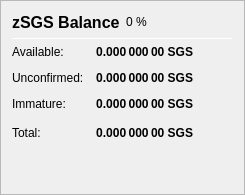
                   <widget class="QFrame" name="frame_ZerocoinBalances">
                    <property name="frameShape">
                     <enum>QFrame::StyledPanel</enum>
                    </property>
                    <property name="frameShadow">
                     <enum>QFrame::Raised</enum>
                    </property>
                    <layout class="QVBoxLayout" name="verticalLayout_7">
                     <item>
                      <layout class="QHBoxLayout" name="horizontalLayout_8" stretch="0,0,0">
                       <item>
                        <widget class="QLabel" name="label_5z_3">
                         <property name="minimumSize">
                          <size>
                           <width>0</width>
                           <height>20</height>
                          </size>
                         </property>
                         <property name="font">
                          <font>
                           <pointsize>12</pointsize>
                           <weight>75</weight>
                           <bold>true</bold>
                          </font>
                         </property>
                         <property name="text">
                          <string>zSGS Balance</string>
                         </property>
                        </widget>
                       </item>
                       <item>
                        <widget class="QLabel" name="labelzSGSPercent">
                         <property name="text">
                          <string notr="true">0 %</string>
                         </property>
                        </widget>
                       </item>
                       <item>
                        <spacer name="horizontalSpacer_11">
                         <property name="orientation">
                          <enum>Qt::Horizontal</enum>
                         </property>
                         <property name="sizeHint" stdset="0">
                          <size>
                           <width>40</width>
                           <height>20</height>
                          </size>
                         </property>
                        </spacer>
                       </item>
                      </layout>
                     </item>
                     <item>
                      <widget class="Line" name="line_ZerocoinBalance">
                       <property name="minimumSize">
                        <size>
                         <width>0</width>
                         <height>1</height>
                        </size>
                       </property>
                       <property name="maximumSize">
                        <size>
                         <width>16777215</width>
                         <height>1</height>
                        </size>
                       </property>
                       <property name="orientation">
                        <enum>Qt::Horizontal</enum>
                       </property>
                      </widget>
                     </item>
                     <item>
                      <layout class="QGridLayout" name="gridLayout_5">
                       <property name="spacing">
                        <number>12</number>
                       </property>
                       <item row="1" column="0">
                        <widget class="QLabel" name="labelzBalanceMatureText">
                         <property name="toolTip">
                          <string>Mature: more than 20 confirmation and more than 1 mint of the same denomination after it was minted.
These zSGS are spendable.</string>
                         </property>
                         <property name="text">
                          <string>Available:</string>
                         </property>
                        </widget>
                       </item>
                       <item row="1" column="1">
                        <widget class="QLabel" name="labelzBalanceMature">
                         <property name="font">
                          <font>
                           <weight>75</weight>
                           <bold>true</bold>
                          </font>
                         </property>
                         <property name="toolTip">
                          <string>Mature: more than 20 confirmation and more than 1 mint of the same denomination after it was minted.
These zSGS are spendable.</string>
                         </property>
                         <property name="text">
                          <string notr="true">0.000 000 00 SGS</string>
                         </property>
                         <property name="alignment">
                          <set>Qt::AlignRight|Qt::AlignTrailing|Qt::AlignVCenter</set>
                         </property>
                        </widget>
                       </item>
                       <item row="2" column="0">
                        <widget class="QLabel" name="labelzBalanceUnconfirmedText">
                         <property name="toolTip">
                          <string>Unconfirmed: less than 20 confirmations
Immature: confirmed, but less than 1 mint of the same denomination after it was minted</string>
                         </property>
                         <property name="text">
                          <string>Unconfirmed:</string>
                         </property>
                        </widget>
                       </item>
                       <item row="2" column="1">
                        <widget class="QLabel" name="labelzBalanceUnconfirmed">
                         <property name="font">
                          <font>
                           <weight>75</weight>
                           <bold>true</bold>
                          </font>
                         </property>
                         <property name="toolTip">
                          <string>Unconfirmed: less than 20 confirmations
Immature: confirmed, but less than 1 mint of the same denomination after it was minted</string>
                         </property>
                         <property name="text">
                          <string notr="true">0.000 000 00 SGS</string>
                         </property>
                         <property name="alignment">
                          <set>Qt::AlignRight|Qt::AlignTrailing|Qt::AlignVCenter</set>
                         </property>
                        </widget>
                       </item>
                       <item row="3" column="0">
                        <widget class="QLabel" name="labelzBalanceImmatureText">
                         <property name="toolTip">
                          <string>Unconfirmed: less than 20 confirmations
Immature: confirmed, but less than 1 mint of the same denomination after it was minted</string>
                         </property>
                         <property name="text">
                          <string>Immature:</string>
                         </property>
                        </widget>
                       </item>
                       <item row="3" column="1">
                        <widget class="QLabel" name="labelzBalanceImmature">
                         <property name="font">
                          <font>
                           <weight>75</weight>
                           <bold>true</bold>
                          </font>
                         </property>
                         <property name="toolTip">
                          <string>Unconfirmed: less than 20 confirmations
Immature: confirmed, but less than 1 mint of the same denomination after it was minted</string>
                         </property>
                         <property name="text">
                          <string notr="true">0.000 000 00 SGS</string>
                         </property>
                         <property name="alignment">
                          <set>Qt::AlignRight|Qt::AlignTrailing|Qt::AlignVCenter</set>
                         </property>
                        </widget>
                       </item>
                       <item row="4" column="0">
                        <widget class="QLabel" name="labelzBalanceText">
                         <property name="toolTip">
                          <string>Your current zSGS balance, unconfirmed and immature zSGS included.</string>
                         </property>
                         <property name="text">
                          <string>Total:</string>
                         </property>
                        </widget>
                       </item>
                       <item row="4" column="1">
                        <widget class="QLabel" name="labelzBalance">
                         <property name="font">
                          <font>
                           <weight>75</weight>
                           <bold>true</bold>
                          </font>
                         </property>
                         <property name="cursor">
                          <cursorShape>IBeamCursor</cursorShape>
                         </property>
                         <property name="toolTip">
                          <string>Your current zSGS balance, unconfirmed and immature zSGS included.</string>
                         </property>
                         <property name="text">
                          <string notr="true">0.000 000 00 SGS</string>
                         </property>
                         <property name="alignment">
                          <set>Qt::AlignRight|Qt::AlignTrailing|Qt::AlignVCenter</set>
                         </property>
                         <property name="textInteractionFlags">
                          <set>Qt::LinksAccessibleByMouse|Qt::TextSelectableByKeyboard|Qt::TextSelectableByMouse</set>
                         </property>
                        </widget>
                       </item>
                       <item row="4" column="2">
                        <spacer name="horizontalSpacer_4">
                         <property name="orientation">
                          <enum>Qt::Horizontal</enum>
                         </property>
                         <property name="sizeHint" stdset="0">
                          <size>
                           <width>40</width>
                           <height>20</height>
                          </size>
                         </property>
                        </spacer>
                       </item>
                      </layout>
                     </item>
                     <item>
                      <spacer name="verticalSpacer_4">
                       <property name="orientation">
                        <enum>Qt::Vertical</enum>
                       </property>
                       <property name="sizeHint" stdset="0">
                        <size>
                         <width>20</width>
                         <height>40</height>
                        </size>
                       </property>
                      </spacer>
                     </item>
                    </layout>
                   </widget>
